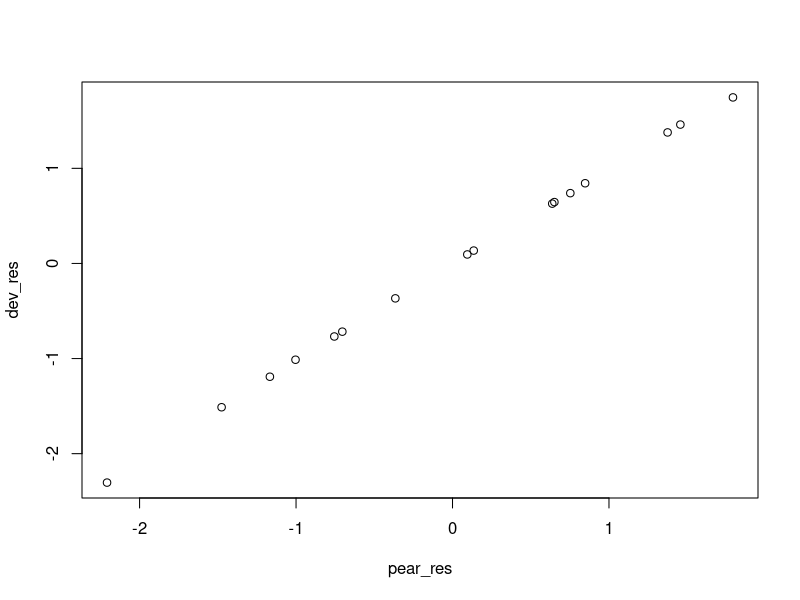
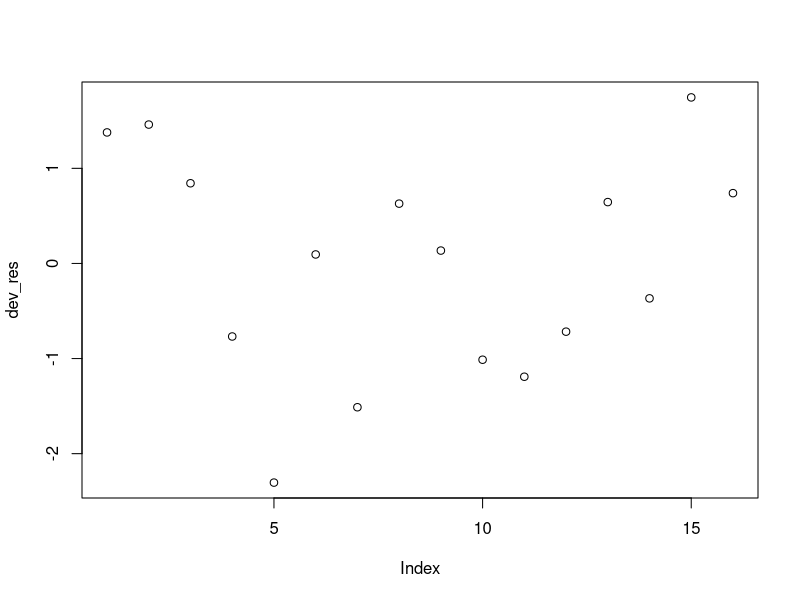
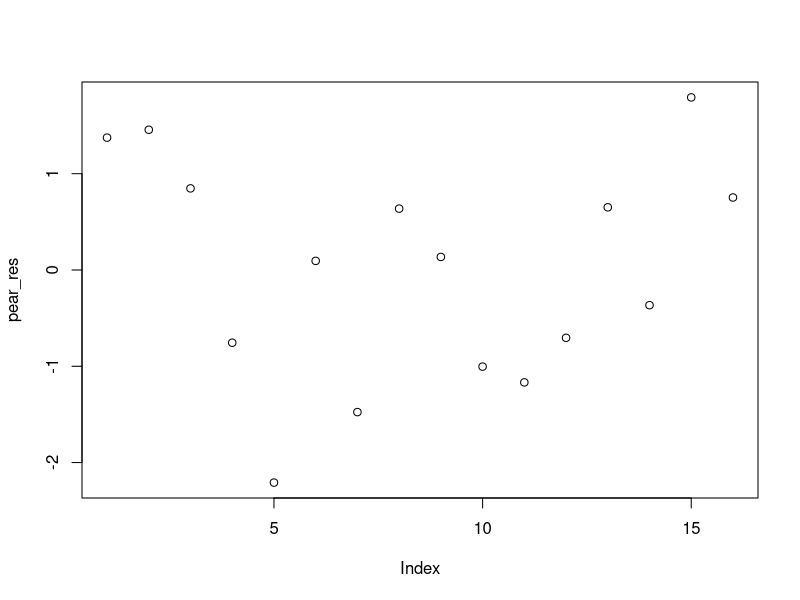
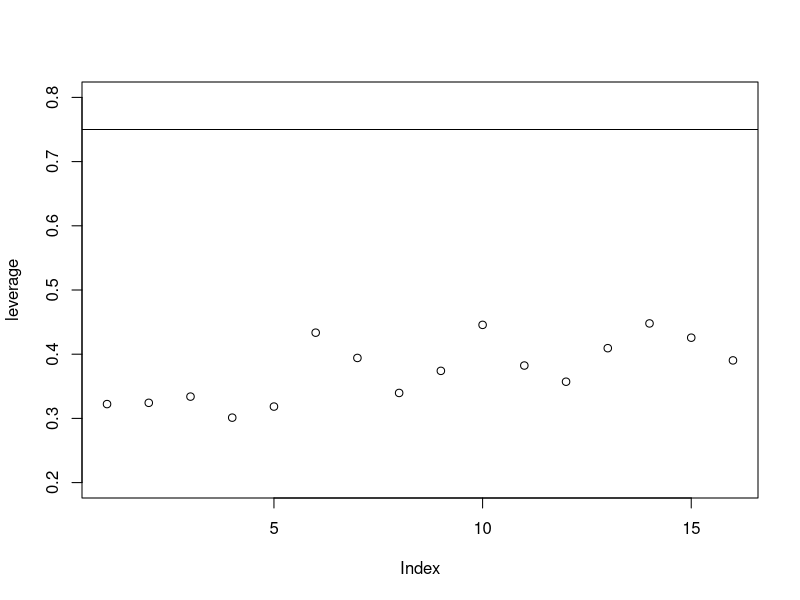
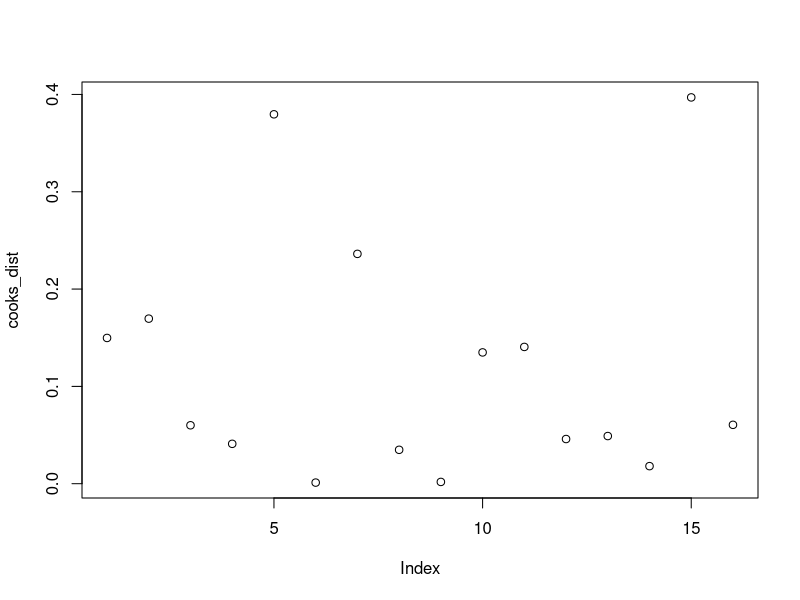

Here is the R script that generated these plots, in order:
rm(list=ls())
Severe <- c(1,1,1,1,1,1,1,1,2,2,2,2,2,2,2,2)
Info <- c(1,1,1,1,2,2,2,2,1,1,1,1,2,2,2,2)
Age <- c(1,2,3,4,1,2,3,4,1,2,3,4,1,2,3,4)
n <- c(18,23,22,17,19,35,30,22,24,37,29,24,28,42,37,30)
CB <- c(11,14,11,5,4,15,8,8,10,13,8,6,11,14,15,9)
df = data.frame(Severe, Info, Age, n, CB)

nrow(df) ## Sample size => 16

log_model = glm(cbind(CB, n-CB) ~ as.factor(Severe) + as.factor(Info)
                + as.factor(Age), data = df, family = 'binomial')
summary(log_model)

## Residual deviance => 13.07

leverage = hatvalues(log_model)
leverage[1] ## => 0.3222898

cooks_dist = cooks.distance(log_model)
cooks_dist[1] ## => 0.1497751

pear_res = residuals(log_model, 'pearson')/sqrt(1-leverage)
pear_res[1] ## => 1.37456

dev_res = residuals(log_model)/sqrt(1-leverage)
dev_res[1] ## => 1.377456

plot(pear_res, dev_res) ## both are similar

plot(dev_res)

plot(pear_res)

pear_res[which(pear_res < -2)] ## 1 outlier

dev_res[which(dev_res < -2)] ## 1 outlier

lev_thresh = (2*6)/16 ## 2p/n (0.75)

plot(leverage, ylim = c(0.2, 0.8))
abline(h=0.75) ## 0 points above leverage

plot(cooks_dist)

which.max(cooks_dist) ## 15
